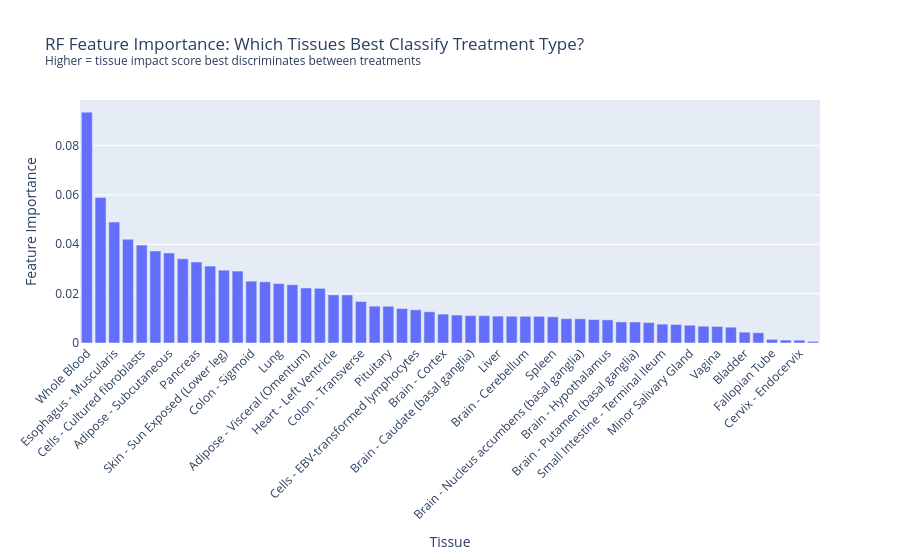

Notebook source saved alongside this figure:
### Code cell
# Cell F — Random Forest feature importance: nonlinear cross-check of ANOVA ranking
from sklearn.ensemble import RandomForestClassifier
from sklearn.preprocessing import LabelEncoder

X = stacked[tissue_cols].fillna(0).values
y = LabelEncoder().fit_transform(stacked['treatment'])

rf = RandomForestClassifier(n_estimators=200, random_state=42, n_jobs=-1)
rf.fit(X, y)

importance_df = (
    pd.DataFrame({'tissue': tissue_cols, 'importance': rf.feature_importances_})
    .sort_values('importance', ascending=False)
)

px.bar(
    importance_df,
    x='tissue', y='importance',
    labels={'tissue': 'Tissue', 'importance': 'Feature Importance'},
    title='RF Feature Importance: Which Tissues Best Classify Treatment Type?'
          '<br><sup>Higher = tissue impact score best discriminates between treatments</sup>',
).update_layout(xaxis_tickangle=-45).show()

### Figure 1 — Plotly figure (JSON) as saved in the notebook; plotly's stock layout.template omitted (floating-point values rounded to 4 significant figures)
{"data": [{"hovertemplate": "Tissue=%{x}<br>Feature Importance=%{y}<extra></extra>", "legendgroup": "", "marker": {"color": "#636efa", "pattern": {"shape": ""}}, "name": "", "orientation": "v", "showlegend": false, "textposition": "auto", "type": "bar", "x": ["Whole Blood", "Artery - Tibial", "Esophagus - Muscularis", "Nerve - Tibial", "Cells - Cultured fibroblasts", "Muscle - Skeletal", "Adipose - Subcutaneous", "Thyroid", "Pancreas", "Esophagus - Mucosa", "Skin - Sun Exposed (Lower leg)", "Artery - Aorta", "Colon - Sigmoid", "Skin - Not Sun Exposed (Suprapubic)", "Lung", "Heart - Atrial Appendage", "Adipose - Visceral (Omentum)", "Esophagus - Gastroesophageal Junction", "Heart - Left Ventricle", "Breast - Mammary Tissue", "Colon - Transverse", "Testis", "Pituitary", "Stomach", "Cells - EBV-transformed lymphocytes", "Adrenal Gland", "Brain - Cortex", "Brain - Spinal cord (cervical c-1)", "Brain - Caudate (basal ganglia)", "Brain - Cerebellar Hemisphere", "Liver", "Artery - Coronary", "Brain - Cerebellum", "Prostate", "Spleen", "Brain - Frontal Cortex (BA9)", "Brain - Nucleus accumbens (basal ganglia)", "Brain - Hippocampus", "Brain - Hypothalamus", "Ovary", "Brain - Putamen (basal ganglia)", "Brain - Anterior cingulate cortex (BA24)", "Small Intestine - Terminal Ileum", "Brain - Substantia nigra", "Minor Salivary Gland", "Uterus", "Vagina", "Brain - Amygdala", "Bladder", "Kidney - Cortex", "Fallopian Tube", "Cervix - Ectocervix", "Cervix - Endocervix", "Kidney - Medulla"], "xaxis": "x", "y": [0.09355, 0.059, 0.04901, 0.04202, 0.03966, 0.03731, 0.03648, 0.03414, 0.03283, 0.03118, 0.02951, 0.02916, 0.02506, 0.02481, 0.02408, 0.02362, 0.02229, 0.02216, 0.01951, 0.01949, 0.01681, 0.01493, 0.01488, 0.01398, 0.01345, 0.01266, 0.0117, 0.01133, 0.01111, 0.01108, 0.0109, 0.01083, 0.01081, 0.01081, 0.01062, 0.009859, 0.009811, 0.00951, 0.00938, 0.008539, 0.008504, 0.008305, 0.007647, 0.00752, 0.007213, 0.006809, 0.006718, 0.006399, 0.004393, 0.004162, 0.001489, 0.001192, 0.001151, 0.0006319], "yaxis": "y"}], "layout": {"barmode": "relative", "legend": {"tracegroupgap": 0}, "title": {"text": "RF Feature Importance: Which Tissues Best Classify Treatment Type?<br><sup>Higher = tissue impact score best discriminates between treatments</sup>"}, "xaxis": {"anchor": "y", "domain": [0, 1], "tickangle": -45, "title": {"text": "Tissue"}}, "yaxis": {"anchor": "x", "domain": [0, 1], "title": {"text": "Feature Importance"}}}}
